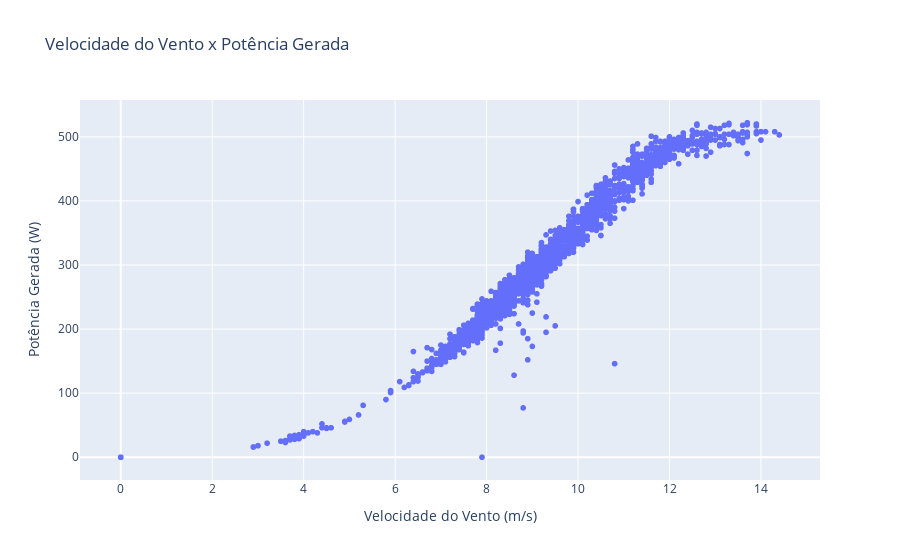

Notebook code for this chart:
### Code cell
fig = exp.scatter(
    df, 
    x='velocidade do vento', 
    y='potência gerada',
    title="Velocidade do Vento x Potência Gerada",
    labels={
        'velocidade do vento': 
            'Velocidade do Vento (m/s)', 
        'potência gerada': 
            'Potência Gerada (W)'
    }
)

fig.show()

### Figure 1 — Plotly figure (JSON) as saved in the notebook; plotly's stock layout.template omitted (floating-point values rounded to 4 significant figures; data arrays with more than 128 entries replaced by an {"elided": "..."} marker saying what was removed)
{"data": [{"hovertemplate": "Velocidade do Vento (m/s)=%{x}<br>Potência Gerada (W)=%{y}<extra></extra>", "legendgroup": "", "marker": {"color": "#636efa", "symbol": "circle"}, "mode": "markers", "name": "", "showlegend": false, "type": "scattergl", "x": {"elided": "2250 float values"}, "xaxis": "x", "y": {"elided": "2250 int values"}, "yaxis": "y"}], "layout": {"legend": {"tracegroupgap": 0}, "title": {"text": "Velocidade do Vento x Potência Gerada"}, "xaxis": {"anchor": "y", "domain": [0, 1], "title": {"text": "Velocidade do Vento (m/s)"}}, "yaxis": {"anchor": "x", "domain": [0, 1], "title": {"text": "Potência Gerada (W)"}}}}
